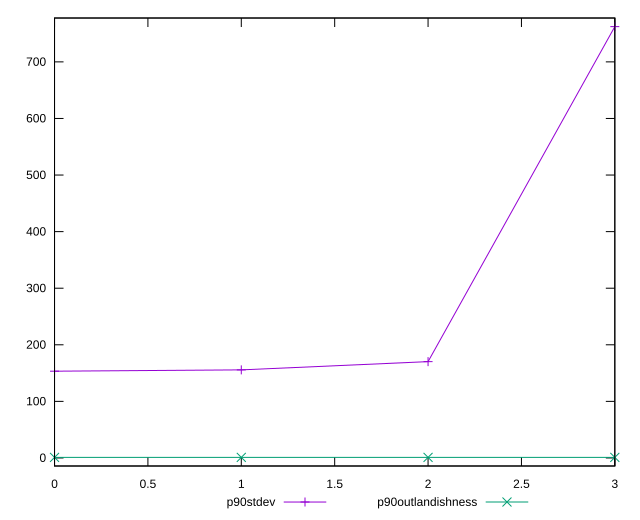

gnuplot code for this plot:
reset

$p90Stdev <<EOF
0 153.34590808606373
1 155.6752924564741
2 170.22894244201456
3 762.2978278875136
EOF

$p90Outlandishness <<EOF
0 1.0051276955338075
1 1.0072602467491583
2 1.0080912199974645
3 1.0105376005817184
EOF

set key outside below
set xrange [0:3]
set yrange [-14.220726308305787:777.5236818913531]
set trange [-14.220726308305787:777.5236818913531]
set terminal svg size 640, 520 enhanced background rgb 'white'
set output "reports/report_00028_2021-02-24T12-49-42.674Z/first-meaningful-paint/progression/stddev.svg"

plot $p90Stdev title "p90stdev" with linespoints, \
     $p90Outlandishness title "p90outlandishness" with linespoints

reset
